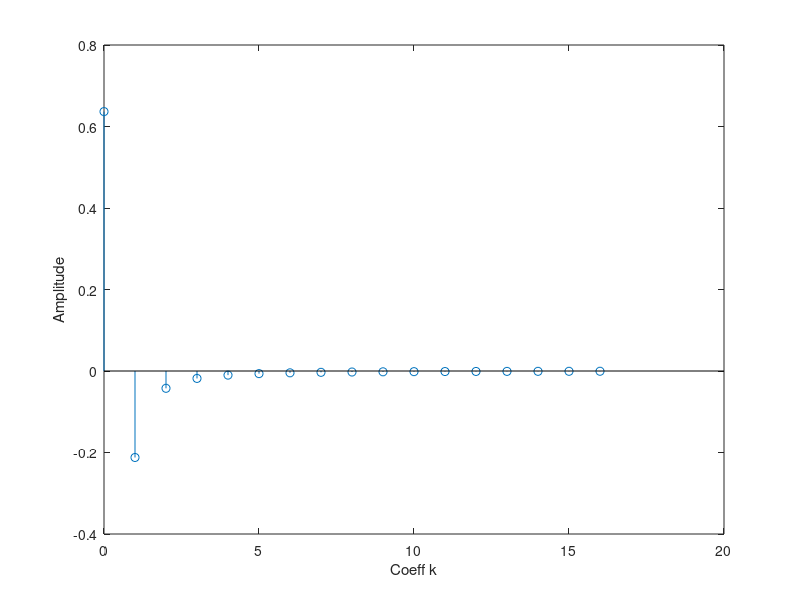
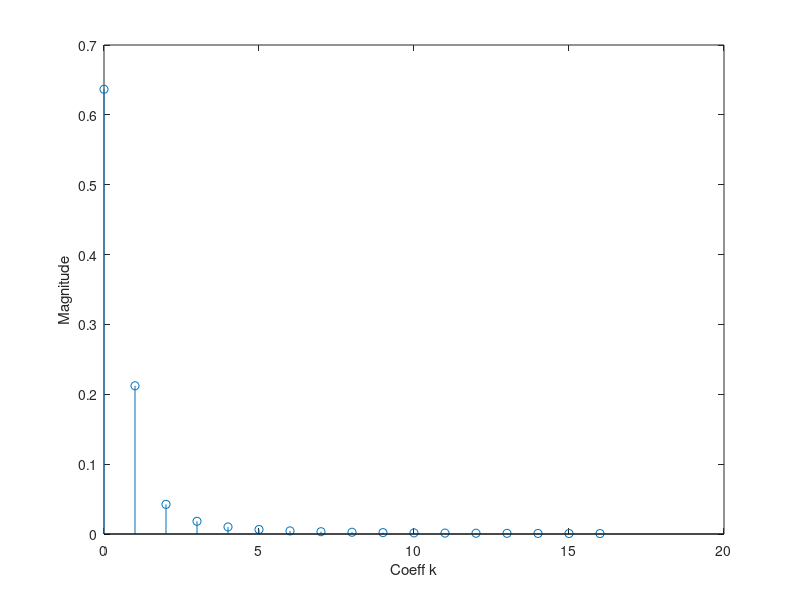
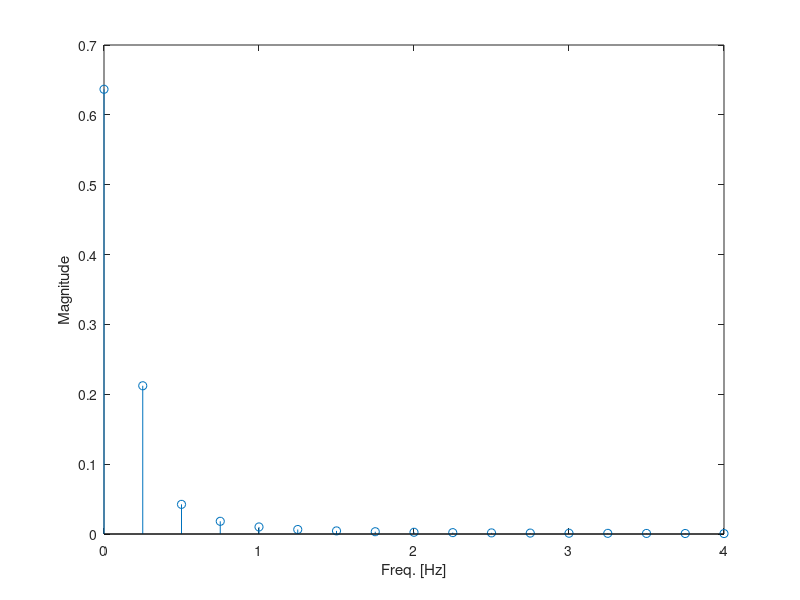

MATLAB code to generate these figures, in order:
% The script demonstrates how to plot the coefficients ak from
% Fourier Series Analysis using stem().
% In this case, the coefficients apply to a square wave.
% NOTE! Only the origin and the right side of the spectrum are calculated and plotted.
close all
clear
clc

N=16; % Number of coefficients to plot
T0=4; % Period of the periodic signal

ak=zeros(1,N);
for k=1:N
    ak(k)=2 / (pi * (1 - 4 * k^2)); % Formula for ak from Example 3.34 in the book
end
ak=[2/pi ak]; % Add a0

% Plot coefficients with sign preserved
stem(0:N,ak)
xlabel('Coeff k');
ylabel('Amplitude');

% Plot absolute values of coefficients
figure
stem(0:N,abs(ak))
xlabel('Coeff k');
ylabel('Magnitude');

% Plot absolute values with k converted to frequency
figure
stem((0:N)*(1/T0),abs(ak))
xlabel('Freq. [Hz]');
ylabel('Magnitude');
